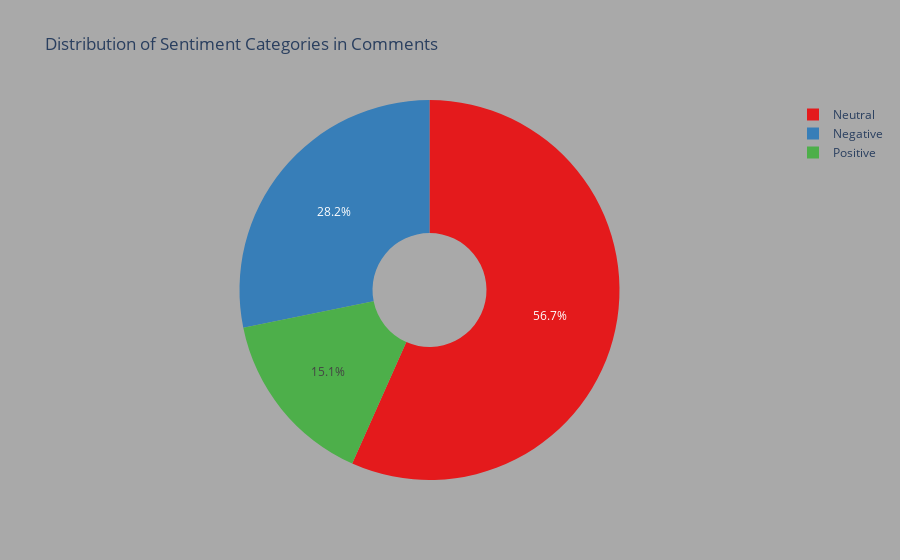

The code cell stored with this chart in its notebook:
### Markdown cell above
PIE CHART OF SENTIMENT COUNTS

### Code cell
import plotly.express as px

#creating piechart using plotly
fig=px.pie(counts_df,values='Counts',names=counts_df.index,
           labels={'Category':'Sentiment Category','Counts':'Count'},
           title='Distribution of Sentiment Categories in Comments',
           hole=0.3,color_discrete_sequence=px.colors.qualitative.Set1)

#setting bg of chart
fig.update_layout(paper_bgcolor='darkgrey')

fig.show()

### Figure 1 — Plotly figure (JSON) as saved in the notebook; plotly's stock layout.template omitted (floating-point values rounded to 4 significant figures)
{"data": [{"domain": {"x": [0, 1], "y": [0, 1]}, "hole": 0.3, "hovertemplate": "Sentiment Category=%{label}<br>Count=%{value}<extra></extra>", "labels": ["Negative", "Neutral", "Positive"], "legendgroup": "", "name": "", "showlegend": true, "type": "pie", "values": [123092, 247471, 66146]}], "layout": {"legend": {"tracegroupgap": 0}, "paper_bgcolor": "darkgrey", "piecolorway": ["rgb(228,26,28)", "rgb(55,126,184)", "rgb(77,175,74)", "rgb(152,78,163)", "rgb(255,127,0)", "rgb(255,255,51)", "rgb(166,86,40)", "rgb(247,129,191)", "rgb(153,153,153)"], "title": {"text": "Distribution of Sentiment Categories in Comments"}}}
